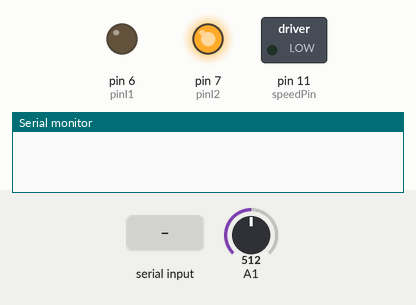
This sketch was run on a simulated Arduino Mega 2560, built with avr-gcc and run on an emulated ATmega2560. On the bench: switched loads named in the sketch (green lamp = pin HIGH), output pins drawn as LEDs (lit = HIGH), the last lines printed to the serial monitor. Inputs (shaded band) come from the test bench; at power-on: A1 = 512.

Above: at 1.2 s.
1.3 s: A1 set to 122
At 2.4 s:
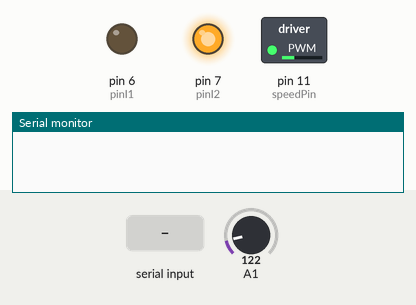
2.8 s: A1 set to 0
At 3.6 s:
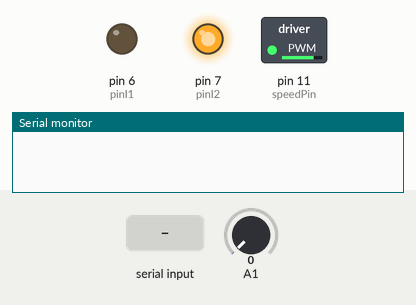
4.3 s: "S90\n" received over Serial
At 4.7 s:
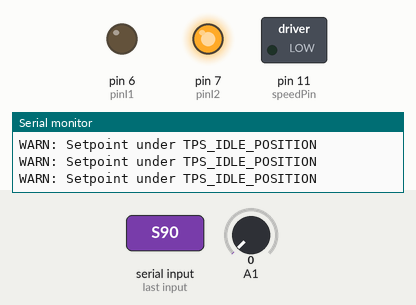
Timing chart, 0 to 7.3 s (numbered marks = the images above; inputs shaded):
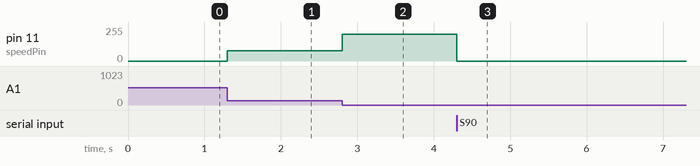

The sketch:

super-etc.ino
```cpp
/*
  FH 2014 Throttle and Shift.ino

Bosch electronic throttle body control
for MSOE SAE Formula Hybrid 2014

Author: Austin R. Bartz
Last Revision Date: 4/6/2014

Hardware Connections:
-TPS 0:                   Pin A0 (Blue Wire)
-TPS 1:                   Pin A1 (Thin White Wire)
-Throttle Input 0:        Pin A2 (White Wire)
-Throttle Input 1:        Pin A3 (White Marked Wire)
-Error LED                Pin A5 (Blue Wire)
-UpShift Relay:           Pin 2  (Yellow Wire)
-DownShift Relay:         Pin 3  (Pink Wire)
-UpShift Button:          Pin 4  (Green Wire)
-DownShift Button:        Pin 5  (Orange Wire)
-Ignition Cut             Pin 6  (White with Green Stripe Wire)
-Neutral Switch           Pin 7  (Brown Wire)
-L298N H-Bridge Enable A: Pin 9  (N/A)
-L298N H-Bridge Input 1:  Pin 8  (Other Speaker Wire)
-L298N H-Bridge Input 2:  Pin 11 (Gray Line Wire)
*/

//PID Library
#include <PID_v1.h>

//Pins assignments
#define pinI1 6
#define pinI2 7
#define speedPin 11

#define PEDAL_MODE_SERIAL   0
#define PEDAL_MODE_PHYSICAL     1
#define PEDAL_MODE_DEFAULT     PEDAL_MODE_SERIAL

#define TPS_MODE_BARE       0
#define TPS_MODE_MED3       1
#define TPS_MODE_MED5       2
#define TPS_MODE      TPS_MODE_MED3

#define TPS_CLOSED_POSITION 100
#define TPS_IDLE_POSITION   200
#define TPS_OPEN_POSITION   900

struct Settings {
  bool capture = 0;
  char pedalMode = PEDAL_MODE_DEFAULT;
  unsigned long int counter = 0;
} settings;

double Setpoint, Input, Output;
PID myPID(&Input, &Output, &Setpoint,1,0,0, DIRECT);
String msg;
unsigned int value = 0;
unsigned int last = -1;
static unsigned int prevValue = 255;
static unsigned int prevLast = -1;

#if PEDAL_MODE == PEDAL_MODE_SERIAL
unsigned int lastReadPedal = TPS_IDLE_POSITION;
#endif

int getTps1() {
  int currentValue = analogRead(A1);
#if TPS_MODE == TPS_MODE_BARE
  return currentValue;
#elif TPS_MODE == TPS_MODE_MED3
  static int buf[3] = {TPS_IDLE_POSITION, TPS_IDLE_POSITION, TPS_IDLE_POSITION};
  static uint8_t idx = 0;
  buf[idx] = currentValue;
  idx = (idx == 2) ? 0 : idx + 1;
  if (buf[0] <= buf[1])
    if (buf[1] <= buf[2])
      return buf[1];
    else if (buf[2] <= buf[0])
      return buf[0];
    else
      return buf[2];
  else // if(buf[1] < buf[0])
    if (buf[0] <= buf[2])
      return buf[0];
    else if (buf[2] <= buf[1])
      return buf[1];
    else
      return buf[2];
#elif TPS_MODE == TPS_MODE_MED5
  static int buf[5] = {TPS_IDLE_POSITION, TPS_IDLE_POSITION, TPS_IDLE_POSITION, TPS_IDLE_POSITION, TPS_IDLE_POSITION};
  static int sorted[5] = {TPS_IDLE_POSITION, TPS_IDLE_POSITION, TPS_IDLE_POSITION, TPS_IDLE_POSITION, TPS_IDLE_POSITION};
  static uint8_t idx = 0;
  buf[idx] = currentValue;
  idx = (idx == 4) ? 0 : idx + 1;
  for (int i = 0; i < 5; i++)
    sorted[i] = buf[i];
  for (int i = 0; i < 5; i++)
    for (int j = 0; j + 1 <= i; j++)
      if (sorted[j] > sorted[j + 1]) {
        int tmp = sorted[j];
        sorted[j] = sorted[j + 1];
        sorted[j + 1] = tmp;
      }
  return sorted[2];
#endif
}

int getPedalPosition() {
  int value;
  if (settings.pedalMode == PEDAL_MODE_SERIAL)
    value = lastReadPedal;
  else if (settings.pedalMode == PEDAL_MODE_PHYSICAL)
    value = analogRead(A0);
  return value;
}

ISR(TIMER3_COMPA_vect) {
  settings.counter++;
//  return;
  int tpsValue = getTps1();
  Input = (double) tpsValue;

  // Read Setpoint from throttle pedal
  Setpoint = (double) getPedalPosition();

  if(Setpoint < TPS_IDLE_POSITION)
  {
    Serial.println("WARN: Setpoint under TPS_IDLE_POSITION");
    analogWrite(speedPin,0);
  }
  else
  {
    myPID.Compute();
    analogWrite(speedPin, Output);
  }
  if (settings.capture) {
//    Serial.println((int) Output);
    Serial.println(tpsValue);
  }
}

void setup()
{
  cli();
  // Change PWM frequency of pin 11
  TCCR1B = TCCR1B & 0b11111000 | 0x00000001;

  // Config pid timer interrupt
  TCCR3A = 0;
  TCCR3B = 0;
  TCNT3 = 0;

  // Interrupts each 0.96 millis
  OCR3A = 14;
  TCCR3B |= 1 << WGM32;
  TCCR3B |= (1 << CS30) | (1 << CS32);
  TIMSK3 |= 1 << OCIE3A;
  sei();

  pinMode(pinI1,OUTPUT);
  pinMode(pinI2,OUTPUT);
  pinMode(speedPin,OUTPUT);
  digitalWrite(pinI1,LOW);
  digitalWrite(pinI2,HIGH);
  Serial.begin(57600);

  Input = TPS_IDLE_POSITION;
  Setpoint = TPS_IDLE_POSITION;
  myPID.SetMode(AUTOMATIC);
}

void setSetpoint(double value) {
  lastReadPedal = value;
  // TODO log
}

void loop()
{
//  static int last = 0;
//  if (millis() > last + 1000) {
//    last = millis();
//    Serial.println(counter);
//  }
//  return;
  if (Serial.available()) {
    String command = Serial.readStringUntil('\n');
    if (command[0] == '?')
      Serial.println(settings.counter);
    else if (command[0] == 'R') {
      setSetpoint((double) TPS_IDLE_POSITION);
      // TODO
    }
    else if (command[0] == 'L') {
      settings.capture = command.length() == 2 && command[1] == '1';
    }
    else if (command[0] == 'S') {
      int value = command.substring(1).toInt();
      if (value != 0) {
        setSetpoint((double) value);
      }
      else {
        // TODO
        return;
      }
    }
    else if (command[0] == 'G') {
      settings.pedalMode = command.length() == 2 && command[1] == '1';
    }
    else if (command[0] == 'C') {
      int pos[2] = {0};
      pos[0] = command.indexOf('|');
      if (pos[0] == -1) {
        return;
      }
      pos[1] = command.indexOf('|', pos[0] + 1);
      if (pos[1] == -1) {
        return;
      }
      if (command.indexOf('|', pos[1] + 1) != -1) {
        return;
      }
      double Kp, Ki, Kd;
      Kp = command.substring(1, pos[0]).toFloat();
      Ki = command.substring(pos[0] + 1, pos[1]).toFloat();
      Kd = command.substring(pos[1] + 1).toFloat();
      myPID.SetTunings(Kp, Ki, Kd);
    }
    else if (settings.capture == false) {
      if (command[0] == 'P'){
        Serial.print(myPID.GetKp());
        Serial.print('|');
        Serial.print(myPID.GetKi());
        Serial.print('|');
        Serial.print(myPID.GetKd());
        Serial.print('\n');
      }
    }
  }
}

float mapfloat(float x, float in_min, float in_max, float out_min, float out_max)
{
  return (x - in_min) * (out_max - out_min) / (in_max - in_min) + out_min;
}
```

Measured:
- after the input at 1.3 s, pin 11 (speedPin): 0/255 → 78/255 at once
- after the input at 2.8 s, pin 11 (speedPin): 78/255 → 200/255 at once
- after the input at 4.3 s, pin 11 (speedPin): 200/255 → 0/255 at once
